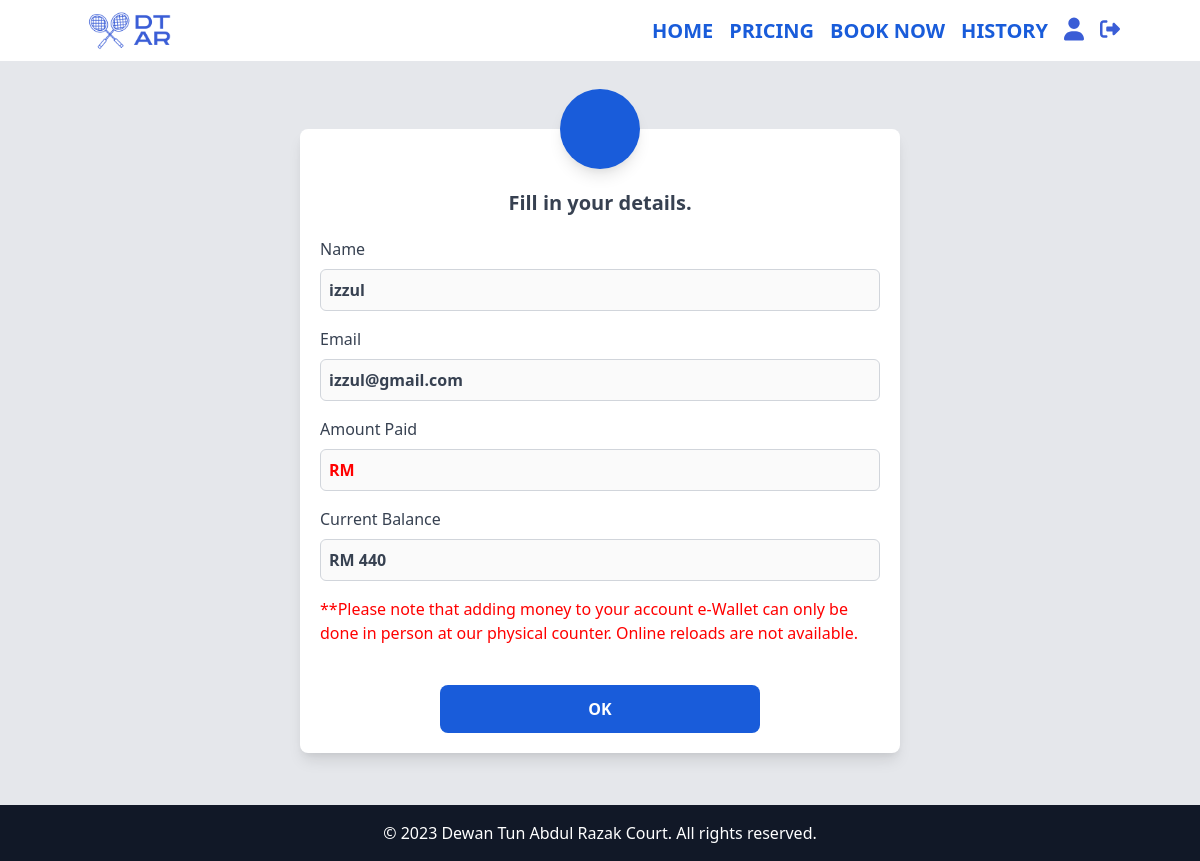
Page /fpxDisplay.php (signed in) on the committed database.
### tables this page shows
CREATE TABLE `online_payment` (
  `online_payment_id` int(11) NOT NULL,
  `current_balance` int(11) DEFAULT NULL,
  `after_balance` int(11) DEFAULT NULL,
  `delete_at` timestamp NULL DEFAULT current_timestamp() ON UPDATE current_timestamp(),
  `update_at` timestamp NULL DEFAULT NULL,
  `create_at` timestamp NULL DEFAULT NULL,
  `token` text DEFAULT NULL,
  `customer_id` int(11) DEFAULT NULL
);

CREATE TABLE `customer` (
  `customer_id` int(11) NOT NULL,
  `customer_name` varchar(50) DEFAULT NULL,
  `customer_age` varchar(50) DEFAULT NULL,
  `customer_ic` varchar(50) DEFAULT NULL,
  `customer_pass` varchar(50) DEFAULT NULL,
  `customer_email` varchar(50) NOT NULL,
  `customer_phone` varchar(20) DEFAULT NULL,
  `customer_address` varchar(100) DEFAULT NULL,
  `delete_at` timestamp NOT NULL DEFAULT current_timestamp() ON UPDATE current_timestamp(),
  `update_at` timestamp NULL DEFAULT NULL,
  `create_at` timestamp NULL DEFAULT NULL,
  `token` text DEFAULT NULL
);

### fpxDisplay.php (the view, shortened to what this page needs)
<?php
  include "config.php";
  if (isset($_SESSION['token'])) {
    if($_SESSION['customer_id']){
      $customerID = $_SESSION['customer_id'];
      } else {
          echo "<script>window.location.href = 'logout.php';</script>";
      }
    }
?>
<!DOCTYPE html>
<html lang="en">
<head>
  <link href="/BadmintonWebsite/styles.css" type="text/css" rel="stylesheet">
  <link href="https://cdn.jsdelivr.net/npm/tailwindcss@2.2.19/dist/tailwind.min.css" rel="stylesheet">
</head>
<body class="bg-dtarblue relative">
  <nav class="py-1 text-dtarblue bg-white">
    <div class=" mx-auto flex items-center justify-between px-5 md:px-20">
    <img src="/BadmintonWebsite/assets/logo.png" class="w-24 h-auto" alt="">
      <ul class="flex flex-row space-x-4 font-bold text-xl">
        <li><a href="/BadmintonWebsite/home.php" class="hover:text-gray-400">HOME</a></li>
        <li><a href="/BadmintonWebsite/pricing.php" class="hover:text-gray-400">PRICING</a></li>
        <li><a href="/BadmintonWebsite/court.php" class="hover:text-gray-400">BOOK NOW</a></li>
        <li><a href="/BadmintonWebsite/history.php" class="hover:text-gray-400">HISTORY</a></li>
        <li><a href="/BadmintonWebsite/profile.php" class="hover:text-gray-400">
          </a></li>
        <li><a href="/BadmintonWebsite/login.php" class="hover:text-gray-400">
        </a></li>
      </ul>
    </div>
  </nav>
<div class="min-w-screen min-h-screen bg-gray-200 flex items-center justify-center px-5 pb-10 ">
    <div class="w-full mx-auto rounded-lg bg-white shadow-lg p-5 text-gray-700" style="max-width: 600px">
        <div class="w-full pt-1 pb-5">
            <div class="bg-dtarblue text-white overflow-hidden rounded-full w-20 h-20 -mt-16 mx-auto shadow-lg flex justify-center items-center">
            </div>
        </div>
        <div class="mb-5">
            <h1 class="text-center font-bold text-xl">Fill in your details.</h1>
        </div>
              <form method="POST">
              <?php
                    $sql = "SELECT * FROM customer
                            JOIN online_payment
                            ON customer.customer_id = online_payment.customer_id
                            WHERE online_payment.customer_id = ' $customerID'";
                    $result = mysqli_query($conn, $sql);
                    if (mysqli_num_rows($result) > 0) {
                      while ($row = mysqli_fetch_assoc($result)) {
                ?>
                <div class="mb-4">
                  <label for="name" class="block mb-2">Name</label>
                  <input type="text" id="name" name="name" class="w-full border border-gray-300 p-2 rounded-md font-semibold" placeholder="Enter your name" value="<?php echo $row['customer_name'] ?>" disabled>
                </div>
                <div class="mb-4">
                  <label for="email" class="block mb-2">Email</label>
                  <input type="email" id="email" name="email" class="w-full border border-gray-300 p-2 rounded-md font-semibold" placeholder="Enter your email" value="<?php echo $row['customer_email'] ?>" disabled>
                </div>
                <div class="mb-4">
                  <label for="name" class="block mb-2">Amount Paid</label>
                  <input type="text" id="name" name="name" class="w-full border border-gray-300 p-2 rounded-md font-semibold" placeholder="Enter your name" style="color: red" value="RM <?php echo $_SESSION['selected_booking_price'] ?>" disabled>
                </div>
                <div class="mb-4">
                  <label for="name" class="block mb-2">Current Balance</label>
                  <input type="text" id="name" name="name" class="w-full border border-gray-300 p-2 rounded-md font-semibold" placeholder="Enter your name" value="RM <?php echo $row['after_balance'] ?>" disabled>
                </div>
                <div class="mb-4">
                  <label for="amount" class="block mb-2 text-l" style="color: red">**Please note that adding money to your account e-Wallet can only be done in person at our physical counter. Online reloads are not available.</label>                </div>
                <?php
                  }
                }
                ?>
        <div>
            <button name="submit" class="mt-10 block w-full max-w-xs mx-auto bg-dtarblue hover:bg-indigo-700 focus:bg-indigo-700 text-white rounded-lg px-3 py-3 font-semibold">OK</button>
        </div>
        </form>
    </div>
</div>
    <footer class="bg-gray-900 text-white py-4 absolute w-full bottom-0">
        <div class="container mx-auto flex items-center justify-center">
          <p>&copy; 2023 Dewan Tun Abdul Razak Court. All rights reserved.</p>
        </div>
      </footer>
</body>

### styles.css (style rules this page uses)
html { font-family: 'League Spartan', sans-serif; }
.bg-dtarblue { background-color: #195CDA; }
.text-dtarblue { color: #195CDA; }

### rows in the picture
online_payment: name "izzul", email "izzul@gmail.com", name "RM 440"
